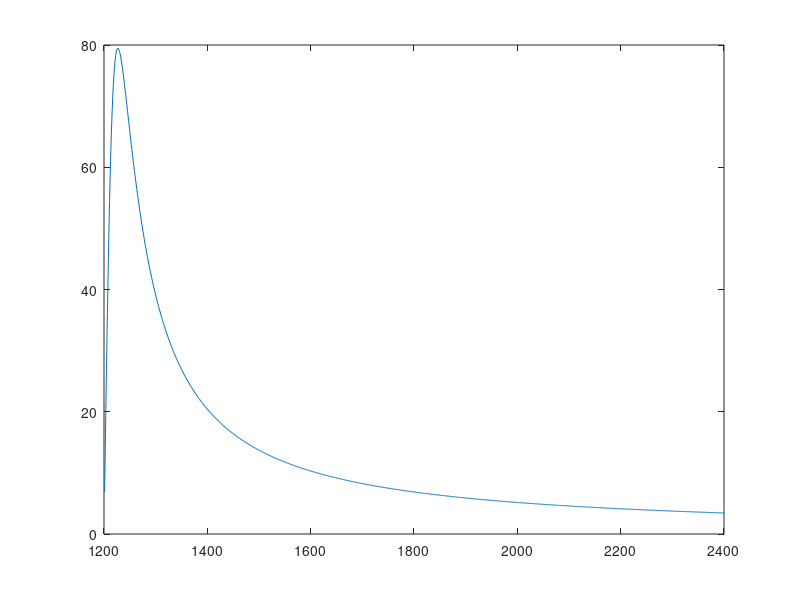

The MATLAB script that drew this image: (Note: this script raises an error after producing the figure.)
%% 6 phase 
% Parallel
R1=0.000789831;
X1=0.0126978;
R2=0.00052717;
X2=0.0112829;
% Rc=22.2001;
Xm=0.359696;

% Series 
R1=0.00315932;
X1=0.0510511;
R2=0.00210868
% R2=0.008
X2=0.0451316
% X2=0.02
Rc=88.8006;
Xm=1.43878;

Jm= 2;
fs=60;

L1=X1/2/pi/fs
L2=X2/2/pi/fs
Lm=Xm/2/pi/fs
s=-1:0.001:0;

Z1= R1+1i*X1;
Z2= 1/(1/Rc + 1/(1i*Xm));
Z3=R2+1i*X2;
Z4=R2.*(1-s)./s;

Zth=1/(1/Z1+1/Z2);
Rth=real(Zth);
Xth=imag(Zth);
Zin6= (Zth+Z3)*ones(size(Z4))+Z4;

% Vin=700;
Vin=1400/sqrt(3);
Vth= abs(Z2/(Z2+Z1)*Vin);
ws=2*pi*fs;
Te6= 3*(3*Vth^2./((Rth+(R2./s)).^2+(Xth+X2).^2)).*(R2./(s*ws));
w=1-s;
figure();
plot(fs*20*w,abs(Te6/1000))
hold on
plot(H_z,abs(Torque))
smaxT= R2/(sqrt((Rth+R2)^2+(Xth+X2)^2))





%%
R1=0.00315932;
X1=0.0510511;
R2=0.00210868;
X2=0.0460172;
Rc=88.7937;
Rc=1e6;
Xm=1.52607;

R1=R1/2;
X1=X1/2;
% Rc= 1.8624

% Rc=(1.0719*Rc)/2;
% Xm=(1.0719*Xm)/2;
% R2=(1.0719*R2)/2;
% X2=(1.0719*X2)/2;

Rc=(Rc)*0.5369;
Xm=(Xm)*0.5369;
% Rc=(Rc)*0.5;
% Xm=(Xm)*0.5;
R2=(R2)*0.5;
X2=(X2)*0.5;

L1=X1/2/pi/fs;
L2=X2/2/pi/fs;
Lm=Xm/2/pi/fs;


s=-1:0.001:0;

Z1= R1+1i*X1;
Z2= 1/(1/Rc + 1/(1i*Xm));
Z3=R2+1i*X2;
Z4=R2.*(1-s)./s;

Zth=1/(1/Z1+1/Z2);
Rth=real(Zth);
Xth=imag(Zth);
Zin6= Zth+Z3+Z4;

Vin=700/sqrt(3);
% Vin=1400;
Vth= abs(Z2/(Z2+Z1)*Vin);
ws=2*pi*fs;
Te6= 3*(6*Vth^2./((Rth+(R2./s)).^2+(Xth+X2).^2)).*(R2./(s*ws));
w=1-s;
figure();
plot(fs*20*w,abs(Te6/1000))
hold on;

smaxT= R2/(sqrt((Rth+R2)^2+(Xth+X2)^2));
% 2*(3*Vth^2./((Rth+(R2./smaxT)).^2+(Xth+X2).^2)).*(R2./(smaxT*ws))/1000

%% 3 phase 

R1=7.898e-3*2;
X1=12.698e-3*2;
R2=5.272e-3*2;
X2=11.283e-3*2;
Rc=22.2*2;
Xm=0.3597*2;

% L1=X1/2/pi/fs;
% L2=X2/2/pi/fs;
% Lm=Xm/2/pi/fs;


Z1= R1+1i*X1;
Z2= 1/(1/Rc + 1/(1i*Xm));
Z3=R2+1i*X2;
Z4=R2.*(1-s)./s;

Zth=1/(1/Z1+1/Z2);
Rth=real(Zth);
Xth=imag(Zth);
Vth= Z2/(Z2+Z1);
ws=2*pi*fs;
Te3= (3*Vth^2./((Rth+R2./s).^2+(Xth+X2).^2)).*R2./s./ws;
Zin3= Zth+Z3+Z4;

w=1-s;
% plot(w,Te3)

%%
figure();
plot(1200*w,Te6,'b')
hold on;
plot(1200*w,2*Te3,'r--')
hold on;
plot(1200*w,Te3,'r')
xlabel('Speed (RPM)');
ylabel('Torque (p.u)');
legend('6-phase','2x3-phase','3-phase')

%%

% figure();
% plot(w,Zin6)
% hold on;
% plot(w,Zin3,'--')

figure();
plot(w,180*angle(Zin6)/pi,'b')
hold on;
plot(w,180*angle(Zin3)/pi,'r--')
xlabel('Speed (p.u)');
ylabel('Angle of Input Impedance (^o)');
legend('6-phase','3-phase')

%%
figure();
plot(w,-cos(angle(1./Zin6)),'b')
hold on;
plot(w,-cos(angle(1./Zin3)),'r--')
xlabel('Speed (p.u)');
ylabel('Power factor');
legend('6-phase','2x3-phase','3-phase')
